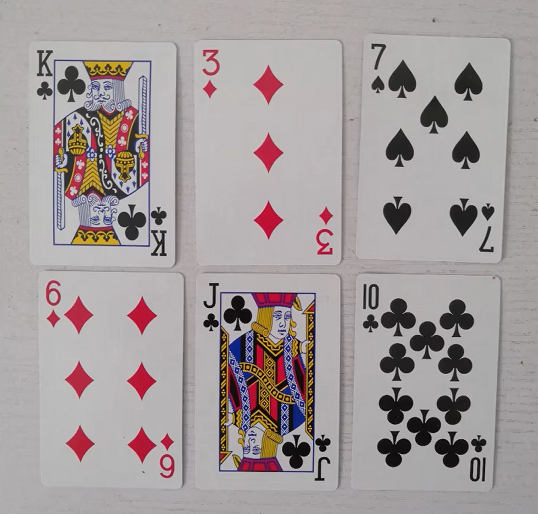
#> input picture img/poker.png, 538 x 514 px
$ python opencv_match.py
#> lines starting #> are read from the running program, lines starting #| are printed output that depends on the picture; after the words box and inside, x2 and y2 are one past the last pixel; in counts of white or black regions, pixels touching at a corner belong together
import cv2
import numpy as np

'''匹配算法'''
'''想要匹配不同大小的菱形的图像，可以放大缩小图像'''

image = cv2.imread('./img/poker.png')
#> image is the input picture: shape (514, 538, 3); mean B, G, R 155.4, 155.1, 163.6
cv2.imshow('image', image)
cv2.waitKey(0)
gray = cv2.cvtColor(image, cv2.COLOR_BGR2GRAY)  # 灰度化处理
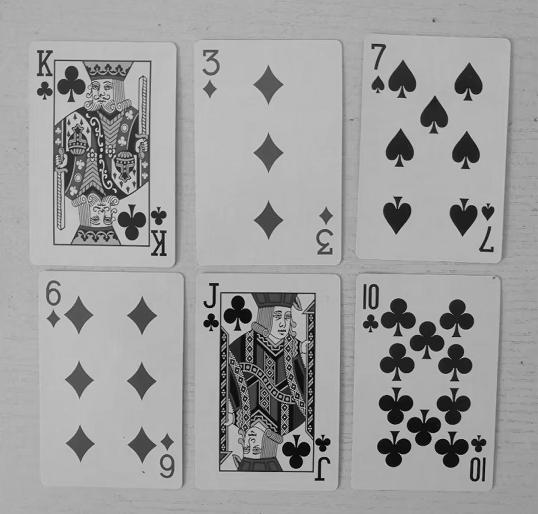
#> gray: shape (514, 538); min 0, max 227, mean 157.7
cv2.imshow('image', gray)
cv2.waitKey(0)
template = gray[61:108, 250:285]  # 提取模板图片
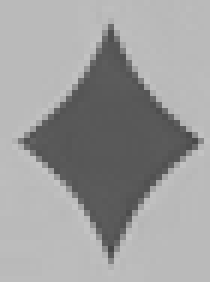
#> template: shape (47, 35) (shown 6 times larger); min 70, max 196, mean 157.4
cv2.imshow('image', template)
cv2.waitKey(0)
match = cv2.matchTemplate(gray, template, cv2.TM_CCOEFF_NORMED)  # 模版匹配算法
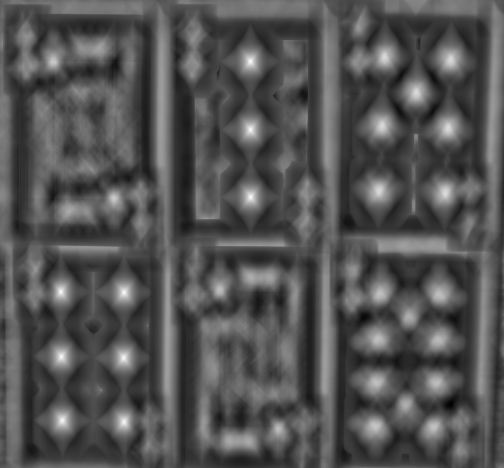
#> match: shape (468, 504) float32; min -0.504, max 1, mean -0.0138; drawn with min black and max white
print(match)
#> (printed output is left out)
locations = np.where(match >= 0.9)  # 找出匹配系数大于0.9的匹配点
#> locations = 51 positions, rows 60 to 422, columns 60 to 251

w, h = template.shape[0:2]  # 求出模版图案的长和宽
#> w = 47; h = 35

# 循环遍历每一个匹配点，在原始图像上画出相应的矩形框
for p in zip(*locations[::-1]):
    x1, y1 = p[0], p[1]
    x2, y2 = x1 + w, y1 + h
    cv2.rectangle(image, (x1, y1), (x2,y2),(0,255,0),2)
#> this loop made 51 passes
#> (x1, y1, x2, y2) on passes 1 to 12: (249, 60, 296, 95), (250, 60, 297, 95), (251, 60, 298, 95), (249, 61, 296, 96), (250, 61, 297, 96), (251, 61, 298, 96), (249, 62, 296, 97), (250, 62, 297, 97), (251, 62, 298, 97), (250, 128, 297, 163), (249, 129, 296, 164), (250, 129, 297, 164)
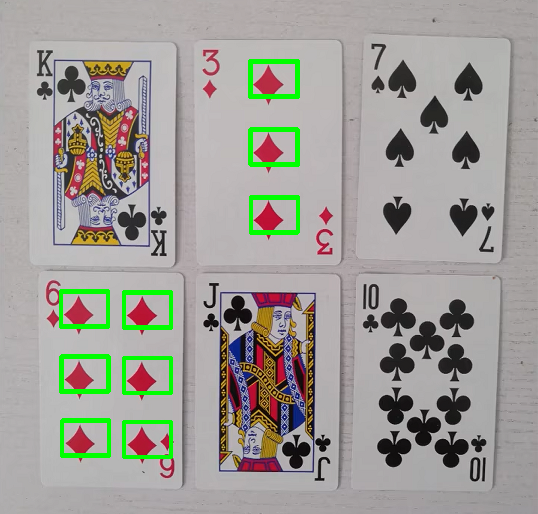
#> image: shape (514, 538, 3); 2.43% of pixels changed, all inside (x1, y1, x2, y2) = (59, 59, 300, 459)

cv2.imshow('image', image)
cv2.waitKey(0)
